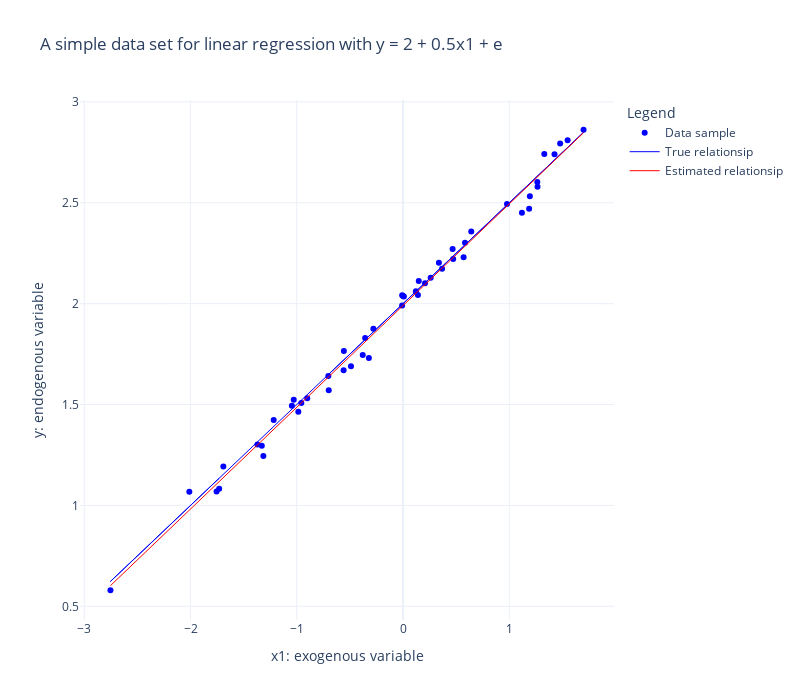
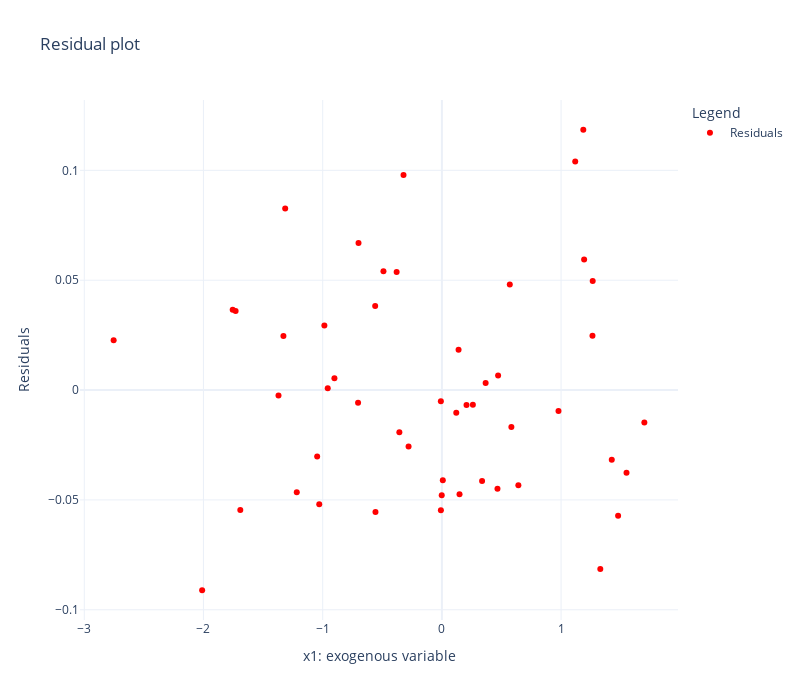
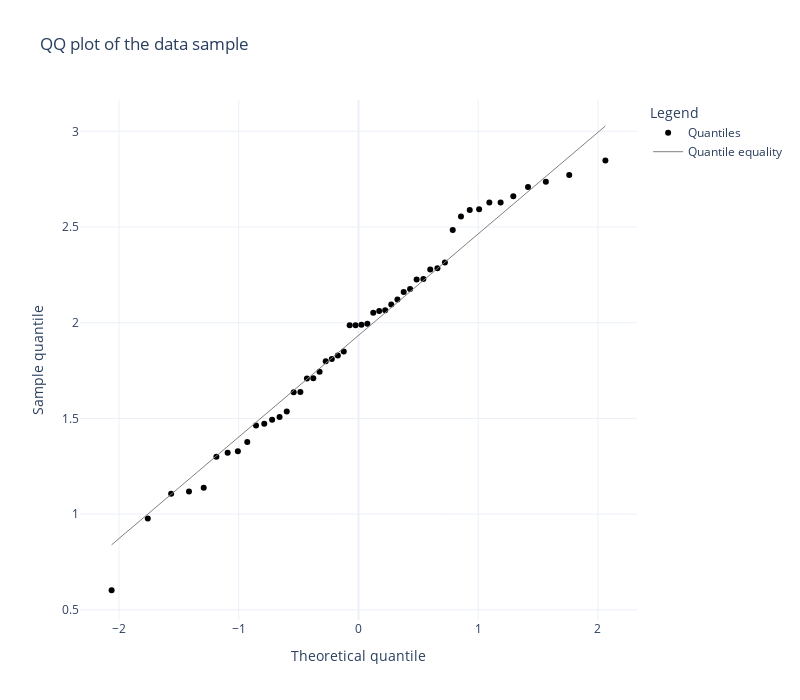

Notebook code cell kept with these figures, in order:
### Code cell
# Simple linear regression form Sklearn and calculate performance metrics

# Fit a simple linear model and get the parameters
model = linear_model.LinearRegression()
reg = model.fit(X, y)
y_pred = model.predict(X)
b0_pred = reg.intercept_
b1_pred = reg.coef_[0]

estimate = pd.DataFrame(
    {
        "estimate_x": np.linspace(X.x1.min(), X.x1.max(), n),
        "estimate_y": b0_pred + b1_pred * np.linspace(X.x1.min(), X.x1.max(), n),
    }
)

# Calculate performance metrics
tss = np.dot(y - y.mean(), y - y.mean())
rss = np.dot(y_pred - y.mean(), y_pred - y.mean())
ess = tss - rss

mae = metrics.mean_absolute_error(y, y_pred)
mse = metrics.mean_squared_error(y, y_pred)
r2 = metrics.r2_score(y, y_pred)
exp_var = metrics.explained_variance_score(y, y_pred)

print(f"Estimated beta_0 (intercept):               {b0_pred:0.4}")
print(f"Estimated beta_1 (coefficient for x1):      {b1_pred:0.4}")

print(f"TSS:                                        {tss:0.4}")
print(f"RSS:                                        {rss:0.4}")
print(f"ESS:                                        {ess:0.4}")
print(
    f"R^2 calculated from RSS and TSS:            {(1 - (rss/tss)):0.4} (note that the R^2 score below is 1-R^2)"
)

print(f"MAE:                                        {mae:0.4}")
print(f"MSE:                                        {mse:0.4}")
print(f"R^2 score:                                  {r2:0.4}")
print(f"Explained variance score:                   {exp_var:0.4}")

# Plot the estimated relationship
fig = go.Figure()
fig.add_trace(
    go.Scatter(
        x=X.x1,
        y=y,
        name="Data sample",
        mode="markers",
        marker=dict(color="blue", size=6, symbol="circle"),
    )
)
fig.add_trace(
    go.Scatter(
        x=X.x1,
        y=y_noerror,
        name="True relationsip",
        mode="lines",
        line=dict(color="blue", width=1, dash="solid"),
    )
)
fig.add_trace(
    go.Scatter(
        x=estimate.estimate_x,
        y=estimate.estimate_y,
        name="Estimated relationsip",
        mode="lines",
        line=dict(color="red", width=1, dash="solid"),
    )
)
fig.update_traces(hovertemplate="x: %{x:0.3f}" + "<br>y: %{y:0.3f}")
fig.update_layout(
    template="plotly_white",
    width=800,
    height=700,
    title="A simple data set for linear regression with y = 2 + 0.5x1 + e",
    legend_title="Legend",
    showlegend=True,
)
fig.update_xaxes(title="x1: exogenous variable", range=None, dtick=None)
fig.update_yaxes(title="y: endogenous variable", range=None, dtick=None)
fig.show()

# Residual plot
fig = go.Figure()
fig.add_trace(
    go.Scatter(
        x=X.x1,
        y=y_pred - y,
        name="Residuals",
        mode="markers",
        marker=dict(color="red", size=6, symbol="circle"),
    )
)
fig.update_traces(hovertemplate="x: %{x:0.3f}" + "<br>y: %{y:0.3f}")
fig.update_layout(
    template="plotly_white",
    width=800,
    height=700,
    title="Residual plot",
    legend_title="Legend",
    showlegend=True,
)
fig.update_xaxes(title="x1: exogenous variable", range=None, dtick=None)
fig.update_yaxes(title="Residuals", range=None, dtick=None)
fig.show()


# QQ plot with some help from the statsmodels library
qqplot_data = qqplot(y_pred, line="s", ax=None).gca().lines
fig = go.Figure()
fig.add_trace(
    go.Scatter(
        x=qqplot_data[0].get_xdata(),
        y=qqplot_data[0].get_ydata(),
        name="Quantiles",
        mode="markers",
        marker=dict(color="black", size=6, symbol="circle"),
    )
)
fig.add_trace(
    go.Scatter(
        x=qqplot_data[1].get_xdata(),
        y=qqplot_data[1].get_ydata(),
        name="Quantile equality",
        mode="lines",
        line=dict(color="grey", width=1, dash="solid"),
    )
)
fig.update_traces(hovertemplate="x: %{x:0.3f}" + "<br>y: %{y:0.3f}")
fig.update_layout(
    template="plotly_white",
    width=800,
    height=700,
    title="QQ plot of the data sample",
    legend_title="Legend",
    showlegend=True,
)
fig.update_xaxes(title="Theoretical quantile", range=None, dtick=None)
fig.update_yaxes(title="Sample quantile", range=None, dtick=None)
fig.show()

plt.close()

### Figure 1 — Plotly figure (JSON) as saved in the notebook; plotly's stock layout.template omitted (floating-point values rounded to 4 significant figures)
{"data": [{"hovertemplate": "x: %{x:0.3f}<br>y: %{y:0.3f}", "marker": {"color": "blue", "size": 6, "symbol": "circle"}, "mode": "markers", "name": "Data sample", "type": "scatter", "x": [-0.7032, -0.4903, -0.3218, -1.755, 0.2067, -2.011, -0.5573, 0.3372, 1.549, -1.371, 1.425, -0.2795, -0.5596, 1.186, 1.699, -1.691, -0.6995, 0.583, 0.9782, -1.217, -1.329, -0.001455, -1.315, -0.3796, 1.265, 0.1207, 0.1479, -2.754, -0.3569, 0.007718, 1.478, -0.9576, 1.329, -0.9858, 0.4716, -0.008747, 0.367, 1.119, -0.00839, 0.4663, 1.263, -0.9017, -1.029, 0.5697, 0.6417, 0.2598, 1.193, -1.046, 0.1399, -1.731], "y": [1.642, 1.689, 1.731, 1.069, 2.102, 1.068, 1.765, 2.202, 2.809, 1.302, 2.741, 1.875, 1.67, 2.47, 2.862, 1.193, 1.571, 2.301, 2.493, 1.423, 1.296, 2.038, 1.245, 1.745, 2.579, 2.062, 2.113, 0.5796, 1.83, 2.036, 2.793, 1.507, 2.742, 1.464, 2.222, 1.991, 2.173, 2.451, 2.041, 2.271, 2.603, 1.531, 1.524, 2.23, 2.358, 2.128, 2.533, 1.493, 2.043, 1.082]}, {"hovertemplate": "x: %{x:0.3f}<br>y: %{y:0.3f}", "line": {"color": "blue", "dash": "solid", "width": 1}, "mode": "lines", "name": "True relationsip", "type": "scatter", "x": [-0.7032, -0.4903, -0.3218, -1.755, 0.2067, -2.011, -0.5573, 0.3372, 1.549, -1.371, 1.425, -0.2795, -0.5596, 1.186, 1.699, -1.691, -0.6995, 0.583, 0.9782, -1.217, -1.329, -0.001455, -1.315, -0.3796, 1.265, 0.1207, 0.1479, -2.754, -0.3569, 0.007718, 1.478, -0.9576, 1.329, -0.9858, 0.4716, -0.008747, 0.367, 1.119, -0.00839, 0.4663, 1.263, -0.9017, -1.029, 0.5697, 0.6417, 0.2598, 1.193, -1.046, 0.1399, -1.731], "y": [1.648, 1.755, 1.839, 1.122, 2.103, 0.9944, 1.721, 2.169, 2.774, 1.315, 2.713, 1.86, 1.72, 2.593, 2.849, 1.154, 1.65, 2.291, 2.489, 1.391, 1.335, 1.999, 1.343, 1.81, 2.633, 2.06, 2.074, 0.6231, 1.822, 2.004, 2.739, 1.521, 2.665, 1.507, 2.236, 1.996, 2.184, 2.559, 1.996, 2.233, 2.632, 1.549, 1.486, 2.285, 2.321, 2.13, 2.597, 1.477, 2.07, 1.135]}, {"hovertemplate": "x: %{x:0.3f}<br>y: %{y:0.3f}", "line": {"color": "red", "dash": "solid", "width": 1}, "mode": "lines", "name": "Estimated relationsip", "type": "scatter", "x": [-2.754, -2.663, -2.572, -2.481, -2.39, -2.299, -2.209, -2.118, -2.027, -1.936, -1.845, -1.754, -1.663, -1.573, -1.482, -1.391, -1.3, -1.209, -1.118, -1.027, -0.9365, -0.8456, -0.7548, -0.6639, -0.573, -0.4822, -0.3913, -0.3004, -0.2096, -0.1187, -0.02786, 0.063, 0.1539, 0.2447, 0.3356, 0.4264, 0.5173, 0.6082, 0.699, 0.7899, 0.8808, 0.9716, 1.062, 1.153, 1.244, 1.335, 1.426, 1.517, 1.608, 1.699], "y": [0.6022, 0.648, 0.6938, 0.7397, 0.7855, 0.8313, 0.8771, 0.9229, 0.9687, 1.015, 1.06, 1.106, 1.152, 1.198, 1.244, 1.289, 1.335, 1.381, 1.427, 1.473, 1.518, 1.564, 1.61, 1.656, 1.702, 1.748, 1.793, 1.839, 1.885, 1.931, 1.977, 2.022, 2.068, 2.114, 2.16, 2.206, 2.252, 2.297, 2.343, 2.389, 2.435, 2.481, 2.526, 2.572, 2.618, 2.664, 2.71, 2.755, 2.801, 2.847]}], "layout": {"height": 700, "legend": {"title": {"text": "Legend"}}, "showlegend": true, "title": {"text": "A simple data set for linear regression with y = 2 + 0.5x1 + e"}, "width": 800, "xaxis": {"title": {"text": "x1: exogenous variable"}}, "yaxis": {"title": {"text": "y: endogenous variable"}}}}

### Figure 2 — Plotly figure (JSON) as saved in the notebook; plotly's stock layout.template omitted (floating-point values rounded to 4 significant figures)
{"data": [{"hovertemplate": "x: %{x:0.3f}<br>y: %{y:0.3f}", "marker": {"color": "red", "size": 6, "symbol": "circle"}, "mode": "markers", "name": "Residuals", "type": "scatter", "x": [-0.7032, -0.4903, -0.3218, -1.755, 0.2067, -2.011, -0.5573, 0.3372, 1.549, -1.371, 1.425, -0.2795, -0.5596, 1.186, 1.699, -1.691, -0.6995, 0.583, 0.9782, -1.217, -1.329, -0.001455, -1.315, -0.3796, 1.265, 0.1207, 0.1479, -2.754, -0.3569, 0.007718, 1.478, -0.9576, 1.329, -0.9858, 0.4716, -0.008747, 0.367, 1.119, -0.00839, 0.4663, 1.263, -0.9017, -1.029, 0.5697, 0.6417, 0.2598, 1.193, -1.046, 0.1399, -1.731], "y": [-0.005759, 0.05412, 0.09788, 0.03659, -0.006801, -0.09112, -0.05551, -0.04141, -0.03768, -0.002461, -0.03173, -0.02573, 0.03832, 0.1185, -0.01479, -0.05461, 0.0669, -0.01678, -0.009473, -0.04648, 0.02461, -0.04789, 0.08267, 0.05377, 0.04967, -0.01036, -0.04741, 0.02265, -0.01915, -0.04109, -0.05719, 0.0007775, -0.08147, 0.02944, 0.006639, -0.005095, 0.003196, 0.1041, -0.05468, -0.04488, 0.02475, 0.005322, -0.05195, 0.0481, -0.04332, -0.006657, 0.05939, -0.03025, 0.01839, 0.03599]}], "layout": {"height": 700, "legend": {"title": {"text": "Legend"}}, "showlegend": true, "title": {"text": "Residual plot"}, "width": 800, "xaxis": {"title": {"text": "x1: exogenous variable"}}, "yaxis": {"title": {"text": "Residuals"}}}}

### Figure 3 — Plotly figure (JSON) as saved in the notebook; plotly's stock layout.template omitted (floating-point values rounded to 4 significant figures)
{"data": [{"hovertemplate": "x: %{x:0.3f}<br>y: %{y:0.3f}", "marker": {"color": "black", "size": 6, "symbol": "circle"}, "mode": "markers", "name": "Quantiles", "type": "scatter", "x": [-2.062, -1.76, -1.565, -1.416, -1.293, -1.187, -1.093, -1.007, -0.9289, -0.8557, -0.7868, -0.7215, -0.6591, -0.5992, -0.5414, -0.4853, -0.4307, -0.3774, -0.3251, -0.2737, -0.223, -0.1729, -0.1232, -0.07379, -0.02458, 0.02458, 0.07379, 0.1232, 0.1729, 0.223, 0.2737, 0.3251, 0.3774, 0.4307, 0.4853, 0.5414, 0.5992, 0.6591, 0.7215, 0.7868, 0.8557, 0.9289, 1.007, 1.093, 1.187, 1.293, 1.416, 1.565, 1.76, 2.062], "y": [0.6022, 0.9766, 1.106, 1.118, 1.138, 1.3, 1.32, 1.328, 1.377, 1.463, 1.472, 1.494, 1.508, 1.536, 1.636, 1.638, 1.709, 1.71, 1.743, 1.799, 1.811, 1.828, 1.85, 1.986, 1.986, 1.99, 1.995, 2.052, 2.061, 2.065, 2.095, 2.122, 2.161, 2.176, 2.226, 2.228, 2.278, 2.285, 2.314, 2.484, 2.555, 2.589, 2.592, 2.628, 2.629, 2.661, 2.709, 2.736, 2.772, 2.847]}, {"hovertemplate": "x: %{x:0.3f}<br>y: %{y:0.3f}", "line": {"color": "grey", "dash": "solid", "width": 1}, "mode": "lines", "name": "Quantile equality", "type": "scatter", "x": [-2.062, -1.76, -1.565, -1.416, -1.293, -1.187, -1.093, -1.007, -0.9289, -0.8557, -0.7868, -0.7215, -0.6591, -0.5992, -0.5414, -0.4853, -0.4307, -0.3774, -0.3251, -0.2737, -0.223, -0.1729, -0.1232, -0.07379, -0.02458, 0.02458, 0.07379, 0.1232, 0.1729, 0.223, 0.2737, 0.3251, 0.3774, 0.4307, 0.4853, 0.5414, 0.5992, 0.6591, 0.7215, 0.7868, 0.8557, 0.9289, 1.007, 1.093, 1.187, 1.293, 1.416, 1.565, 1.76, 2.062], "y": [0.8396, 0.9998, 1.103, 1.182, 1.248, 1.304, 1.354, 1.399, 1.441, 1.48, 1.516, 1.551, 1.584, 1.616, 1.646, 1.676, 1.705, 1.733, 1.761, 1.788, 1.815, 1.842, 1.868, 1.894, 1.921, 1.947, 1.973, 1.999, 2.025, 2.052, 2.079, 2.106, 2.134, 2.162, 2.191, 2.221, 2.252, 2.283, 2.316, 2.351, 2.388, 2.426, 2.468, 2.513, 2.563, 2.62, 2.685, 2.764, 2.867, 3.028]}], "layout": {"height": 700, "legend": {"title": {"text": "Legend"}}, "showlegend": true, "title": {"text": "QQ plot of the data sample"}, "width": 800, "xaxis": {"title": {"text": "Theoretical quantile"}}, "yaxis": {"title": {"text": "Sample quantile"}}}}
